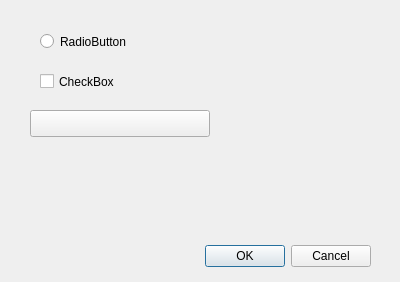
<?xml version="1.0" encoding="UTF-8"?>
<ui version="4.0">
 <class>exampleDialogBase</class>
 <widget class="QDialog" name="exampleDialogBase">
  <property name="geometry">
   <rect>
    <x>0</x>
    <y>0</y>
    <width>400</width>
    <height>282</height>
   </rect>
  </property>
  <property name="windowTitle">
   <string>example</string>
  </property>
  <widget class="QDialogButtonBox" name="button_box">
   <property name="geometry">
    <rect>
     <x>30</x>
     <y>240</y>
     <width>341</width>
     <height>32</height>
    </rect>
   </property>
   <property name="orientation">
    <enum>Qt::Horizontal</enum>
   </property>
   <property name="standardButtons">
    <set>QDialogButtonBox::Cancel|QDialogButtonBox::Ok</set>
   </property>
  </widget>
  <widget class="QRadioButton" name="radioButton">
   <property name="geometry">
    <rect>
     <x>40</x>
     <y>30</y>
     <width>112</width>
     <height>23</height>
    </rect>
   </property>
   <property name="text">
    <string>RadioButton</string>
   </property>
  </widget>
  <widget class="QCheckBox" name="checkBox">
   <property name="geometry">
    <rect>
     <x>40</x>
     <y>70</y>
     <width>92</width>
     <height>23</height>
    </rect>
   </property>
   <property name="text">
    <string>CheckBox</string>
   </property>
  </widget>
  <widget class="QgsFontButton" name="mFontButton">
   <property name="geometry">
    <rect>
     <x>30</x>
     <y>110</y>
     <width>180</width>
     <height>27</height>
    </rect>
   </property>
  </widget>
 </widget>
 <customwidgets>
  <customwidget>
   <class>QgsFontButton</class>
   <extends>QToolButton</extends>
   <header>qgsfontbutton.h</header>
  </customwidget>
 </customwidgets>
 <resources/>
 <connections>
  <connection>
   <sender>button_box</sender>
   <signal>accepted()</signal>
   <receiver>exampleDialogBase</receiver>
   <slot>accept()</slot>
   <hints>
    <hint type="sourcelabel">
     <x>20</x>
     <y>20</y>
    </hint>
    <hint type="destinationlabel">
     <x>20</x>
     <y>20</y>
    </hint>
   </hints>
  </connection>
  <connection>
   <sender>button_box</sender>
   <signal>rejected()</signal>
   <receiver>exampleDialogBase</receiver>
   <slot>reject()</slot>
   <hints>
    <hint type="sourcelabel">
     <x>20</x>
     <y>20</y>
    </hint>
    <hint type="destinationlabel">
     <x>20</x>
     <y>20</y>
    </hint>
   </hints>
  </connection>
 </connections>
</ui>
